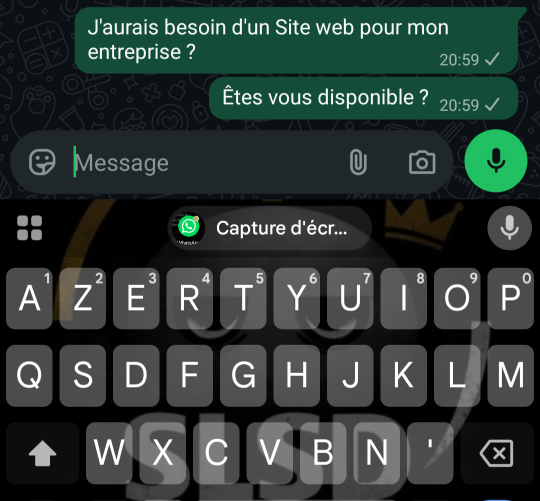
#> input picture channels/giresse/references/conversation-client.png, 1080 x 1002 px (shown at 1/2 size)
$ python -i render3.py   (imports and definitions only)
#> lines starting #> are read from the running program, lines starting #| are printed output that depends on the picture
import json, numpy as np, cv2, sys, subprocess, math, os
from PIL import Image, ImageDraw, ImageFont
S=os.path.dirname(os.path.dirname(os.path.abspath(__file__))); V=f"{S}/v2"
FPS=30; W,H=1080,1586; N=1131
out=sys.argv[1]
# [1 line that did not run here, left out]
SRC=sys.argv[3] if len(sys.argv)>3 else None
FR=sys.argv[4] if len(sys.argv)>4 else "sr"
FONT=f"{S}/fonts/bodoni-moda/files/bodoni-moda-latin-500-normal.woff"
# [1 line not run here, left out]
BEHIND={1,4,6,9}
# [3 lines not run here, left out]
# chunks: <=3 words and <=15 chars, within a line
chunks=[]; cur=[]
# [5 lines not run here, left out]
word_chunk={}
# [2 lines not run here, left out]
# light/dark alternation per word (like the reference strobe), deterministic
rng=np.random.default_rng(11); tone=[]; tcur=1
# [3 lines not run here, left out]

def spaced(t,f,track):
    x=0; pos=[]
    for ch in t: pos.append(x); x+=f.getlength(ch)+track
    return pos, x-track
cache={}
def text_sprite(text,size):
    key=(text,size)
    if key in cache: return cache[key]
    f=ImageFont.truetype(FONT,size); track=size*0.07
    pos,tw=spaced(text,f,track); asc,desc=f.getmetrics(); pad=60
    im=Image.new("L",(int(tw)+2*pad,asc+desc+2*pad),0); d=ImageDraw.Draw(im)
    for ch,x in zip(text,pos): d.text((pad+x,pad),ch,font=f,fill=255)
    a=np.asarray(im,np.float32)/255
    a=cv2.resize(a,(int(a.shape[1]*0.8),a.shape[0]),interpolation=cv2.INTER_AREA)  # condensed look
    cache[key]=a; return a
def fit_size(text,maxw,base):
    s=base
    while s>40:
        if text_sprite(text,s).shape[1]-96<=maxw: return s
        s=int(s*0.93)
    return s
# distress textures (scratches + specks)
def distress(seed):
#> called with seed = 0
    r=np.random.default_rng(seed); m=np.zeros((H,W),np.float32)
    for _ in range(260):
        x,y=r.integers(0,W),r.integers(0,H); l=r.integers(4,40); a=r.uniform(-1.2,1.2)
        cv2.line(m,(int(x),int(y)),(int(x+l*math.cos(a)),int(y+l*math.sin(a))),1.0,int(r.integers(1,3)))
    sp=(r.random((H,W))<0.004).astype(np.float32); sp=cv2.dilate(sp,np.ones((2,2)))
    return np.clip(m+sp,0,1)
DIS=[distress(s) for s in range(4)]

lut=np.arange(256)/255.
def curve(x,lift,gain,gamma): return np.clip((lift+(gain-lift)*x)**gamma,0,1)
LR=(curve(lut,0.03,1.0,0.96)*255).astype(np.uint8); LG=(curve(lut,0.02,0.99,0.99)*255).astype(np.uint8); LB=(curve(lut,0.035,0.96,1.03)*255).astype(np.uint8)
#> further down, picture is the input picture: shape (1002, 1080, 3); mean B, G, R 53.8, 57.5, 46
yy,xx=np.mgrid[0:H,0:W]
rr=(((xx-W/2)/(W/2))**2+((yy-H/2)/(H/2))**2)
vign=np.clip(1-0.30*rr**1.4,0,1)[...,None].astype(np.float32)
vign_strong=np.clip(1-0.75*np.clip(rr-0.25,0,None)**1.0,0,1)[...,None].astype(np.float32)
grain=[cv2.GaussianBlur(np.random.default_rng(s).normal(0,1,(H,W)).astype(np.float32),(0,0),0.8) for s in range(6)]
def grade(bgr):
    b,g,r=cv2.split(bgr); x=cv2.merge([cv2.LUT(b,LB),cv2.LUT(g,LG),cv2.LUT(r,LR)]).astype(np.float32)/255
#> after `b, g, r = cv2.split(bgr)`:
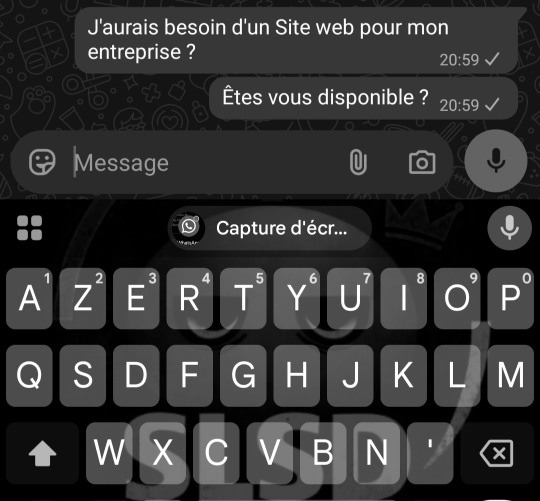
#> b: shape (1002, 1080) (shown at 1/2 size); min 0, max 255, mean 53.8
#> after `b, g, r = cv2.split(bgr)`:
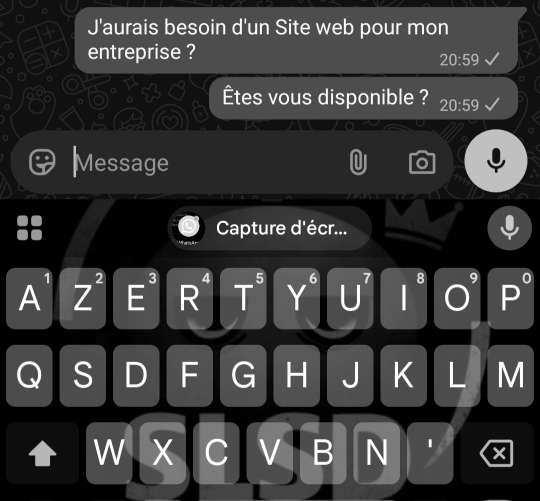
#> g: shape (1002, 1080) (shown at 1/2 size); min 0, max 255, mean 57.5
#> after `b, g, r = cv2.split(bgr)`:
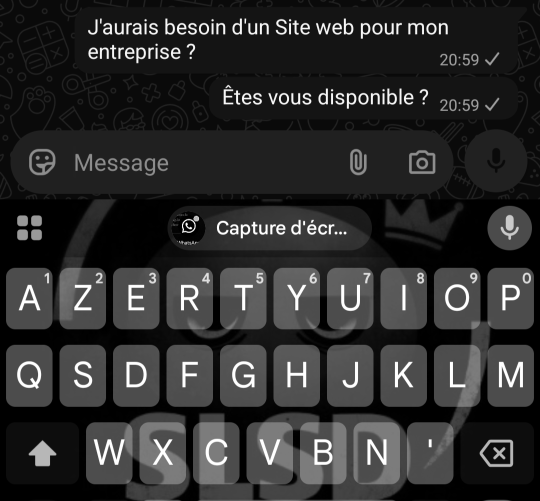
#> r: shape (1002, 1080) (shown at 1/2 size); min 0, max 255, mean 46
    return np.clip((x-0.5)*1.05+0.5,0,1)
def bloom(x,amt=0.4):
    hi=np.clip((x.max(2)-0.6)/0.4,0,1)[...,None]*x; sm=cv2.resize(hi,(W//4,H//4))
    bl=cv2.resize(cv2.GaussianBlur(sm,(0,0),10),(W,H))*np.array([0.85,0.95,1.12],np.float32)
    return 1-(1-x)*(1-amt*bl)
def ease(t): t=min(max(t,0),1); return 1-(1-t)**3
def paste(dst,alpha,color,x0,y0,op):
    h,w=alpha.shape; X0,Y0=max(x0,0),max(y0,0); X1,Y1=min(x0+w,W),min(y0+h,H)
    if X1<=X0 or Y1<=Y0: return
    a=alpha[Y0-y0:Y1-y0,X0-x0:X1-x0][...,None]*op
    dst[Y0:Y1,X0:X1]=dst[Y0:Y1,X0:X1]*(1-a)+np.array(color,np.float32)*a

# player track (for behind lines)
tc=f"{V}/track.npy"
# [12 lines not run here, left out]
def smooth(v,r): k=np.ones(2*r+1)/(2*r+1); return np.convolve(np.pad(v,r,mode="edge"),k,"valid")
# [1 line that did not run here, left out]

ff=None
# [4 lines that did not run here, left out]
grng=np.random.default_rng(5)
# [61 lines not run here, left out]

>>> import cv2
>>> picture = cv2.imread('../channels/giresse/references/conversation-client.png')
>>> result = grade(picture)
